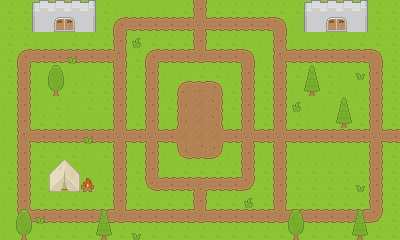

A level layout from a 2D game, rendered from its tile map. Below: a short description, then the map file with tile-grid data replaced by summaries:
An orthogonal 25x15 tile map with 16x16 px tiles, 3 tile layers (background, road, details) and 159 objects.

<map version="1.0" orientation="orthogonal" renderorder="right-down" width="25" height="15" tilewidth="16" tileheight="16" nextobjectid="218">
 <tileset firstgid="1" name="roguelikeSheet_transparent" tilewidth="16" tileheight="16" spacing="1" tilecount="1767">
  <image source="tileset.png" width="968" height="526" />
 </tileset>
 <layer name="background" width="25" height="15">
  <data>[375 cells, 375 non-empty, 2 distinct tile ids]</data>
 </layer>
 <layer name="road" width="25" height="15">
  <data>[375 cells, 151 non-empty, 21 distinct tile ids]</data>
 </layer>
 <layer name="details" width="25" height="15">
  <data>[375 cells, 47 non-empty, 19 distinct tile ids]</data>
 </layer>
 <objectgroup name="lights">
  <object id="38" x="197.105" y="70.0846" width="4" height="4" />
 </objectgroup>
 <objectgroup name="limits">
  <object id="3" x="31.8565" y="63.7129" width="80" height="64" />
  <object id="6" x="31.8532" y="143.899" width="80" height="64" />
  <object id="9" x="160" y="64" width="80" height="32" />
  <object id="10" x="127.716" y="31.24" width="64" height="16" />
  <object id="11" x="127.716" y="47.3193" width="16" height="80" />
  <object id="12" x="207.654" y="31.24" width="64" height="16" />
  <object id="13" x="255.892" y="47.7787" width="16" height="80" />
  <object id="14" x="128.176" y="191.115" width="64" height="16" />
  <object id="15" x="208.113" y="191.574" width="64" height="16" />
  <object id="16" x="128.635" y="143.417" width="16" height="48" />
  <object id="17" x="255.892" y="143.336" width="16" height="48" />
  <object id="18" x="287.591" y="63.3987" width="80" height="64" />
  <object id="19" x="287.51" y="143.796" width="80" height="64" />
  <object id="20" x="-0.918822" y="0.0811779" width="112" height="48" />
  <object id="21" x="287.18" y="-0.110626" width="112" height="48" />
  <object id="22" x="-0.0811779" y="224" width="400" height="16" />
  <object id="23" x="-0.459411" y="48.2382" width="16" height="176" />
  <object id="25" x="382.959" y="47.9857" width="16" height="81.0423" />
  <object id="28" x="111.096" y="-0.540589" width="176.539" height="16" />
  <object id="32" x="159.631" y="159.378" width="80" height="15.8852" />
  <object id="33" x="160" y="96" width="16" height="32" />
  <object id="34" x="224" y="96" width="16" height="32" />
  <object id="35" x="159.725" y="143.444" width="16" height="16" />
  <object id="36" x="223.364" y="143.165" width="16" height="16" />
  <object id="209" x="193.786" y="108.196" width="4.34232" height="20.626" />
  <object id="213" x="206.431" y="108.558" width="4.34232" height="20.56" />
  <object id="215" x="383.692" y="143.817" width="16" height="81.0423" />
  <object id="217" x="398.885" y="128.235" width="1" height="16" />
 </objectgroup>
 <objectgroup name="coins">
  <object id="39" x="272" y="16" width="16" height="16" />
  <object id="41" x="128" y="16" width="16" height="16" />
  <object id="42" x="144" y="16" width="16" height="16" />
  <object id="43" x="160" y="16" width="16" height="16" />
  <object id="44" x="176" y="16" width="16" height="16" />
  <object id="46" x="239.668" y="16" width="16" height="16" />
  <object id="47" x="207.668" y="16" width="16" height="16" />
  <object id="48" x="255.668" y="16" width="16" height="16" />
  <object id="49" x="223.668" y="16" width="16" height="16" />
  <object id="50" x="112" y="32" width="16" height="16" />
  <object id="51" x="192" y="16" width="16" height="16" />
  <object id="52" x="112" y="48" width="16" height="16" />
  <object id="53" x="112" y="64" width="16" height="16" />
  <object id="54" x="112" y="80" width="16" height="16" />
  <object id="55" x="112" y="144" width="16" height="16" />
  <object id="56" x="112" y="96" width="16" height="16" />
  <object id="57" x="112" y="112" width="16" height="16" />
  <object id="58" x="112" y="160" width="16" height="16" />
  <object id="59" x="112" y="128" width="16" height="16" />
  <object id="60" x="112" y="176" width="16" height="16" />
  <object id="61" x="112" y="192" width="16" height="16" />
  <object id="62" x="112" y="208" width="16" height="16" />
  <object id="63" x="272" y="80.2328" width="16" height="16" />
  <object id="64" x="272" y="112.233" width="16" height="16" />
  <object id="65" x="272" y="176.233" width="16" height="16" />
  <object id="66" x="272" y="144.233" width="16" height="16" />
  <object id="67" x="272" y="160.233" width="16" height="16" />
  <object id="68" x="272" y="32.2328" width="16" height="16" />
  <object id="69" x="272" y="48.2328" width="16" height="16" />
  <object id="70" x="272" y="208.233" width="16" height="16" />
  <object id="72" x="272" y="96.2328" width="16" height="16" />
  <object id="73" x="272" y="128.233" width="16" height="16" />
  <object id="74" x="272" y="192.233" width="16" height="16" />
  <object id="75" x="272" y="64.2328" width="16" height="16" />
  <object id="76" x="112" y="16" width="16" height="16" />
  <object id="86" x="176.432" y="208.167" width="16" height="16" />
  <object id="87" x="192.432" y="208.167" width="16" height="16" />
  <object id="88" x="256.1" y="208.167" width="16" height="16" />
  <object id="89" x="144.432" y="208.167" width="16" height="16" />
  <object id="90" x="240.1" y="208.167" width="16" height="16" />
  <object id="91" x="160.432" y="208.167" width="16" height="16" />
  <object id="92" x="128.432" y="208.167" width="16" height="16" />
  <object id="93" x="224.1" y="208.167" width="16" height="16" />
  <object id="94" x="208.1" y="208.167" width="16" height="16" />
  <object id="97" x="256.1" y="128.233" width="16" height="16" />
  <object id="98" x="144.432" y="128.233" width="16" height="16" />
  <object id="99" x="240.1" y="128.233" width="16" height="16" />
  <object id="100" x="160.432" y="128.233" width="16" height="16" />
  <object id="101" x="128.432" y="128.233" width="16" height="16" />
  <object id="102" x="224.1" y="128.233" width="16" height="16" />
  <object id="109" x="144.134" y="63.5132" width="16" height="16" />
  <object id="110" x="144.134" y="95.5132" width="16" height="16" />
  <object id="111" x="144.134" y="79.5132" width="16" height="16" />
  <object id="112" x="144.134" y="111.513" width="16" height="16" />
  <object id="113" x="144.134" y="47.5132" width="16" height="16" />
  <object id="114" x="239.399" y="64.0254" width="16" height="16" />
  <object id="115" x="239.399" y="96.0254" width="16" height="16" />
  <object id="116" x="239.399" y="80.0254" width="16" height="16" />
  <object id="117" x="239.399" y="112.025" width="16" height="16" />
  <object id="118" x="239.399" y="48.0254" width="16" height="16" />
  <object id="124" x="176.077" y="47.8766" width="16" height="16" />
  <object id="125" x="192.077" y="47.8766" width="16" height="16" />
  <object id="126" x="160.077" y="47.8766" width="16" height="16" />
  <object id="127" x="223.745" y="47.8766" width="16" height="16" />
  <object id="128" x="207.745" y="47.8766" width="16" height="16" />
  <object id="129" x="176.003" y="175.936" width="16" height="16" />
  <object id="130" x="192.003" y="175.936" width="16" height="16" />
  <object id="131" x="160.003" y="175.936" width="16" height="16" />
  <object id="132" x="223.671" y="175.936" width="16" height="16" />
  <object id="133" x="207.671" y="175.936" width="16" height="16" />
  <object id="137" x="144.563" y="159.853" width="16" height="16" />
  <object id="138" x="144.563" y="143.853" width="16" height="16" />
  <object id="139" x="144.563" y="175.853" width="16" height="16" />
  <object id="140" x="239.548" y="159.721" width="16" height="16" />
  <object id="141" x="239.548" y="143.721" width="16" height="16" />
  <object id="142" x="239.548" y="175.72" width="16" height="16" />
  </objectgroup>
 <objectgroup name="powerups">
  <!-- 4 objects omitted --></objectgroup>
</map>
<!-- 54 of 159 objects omitted -->
